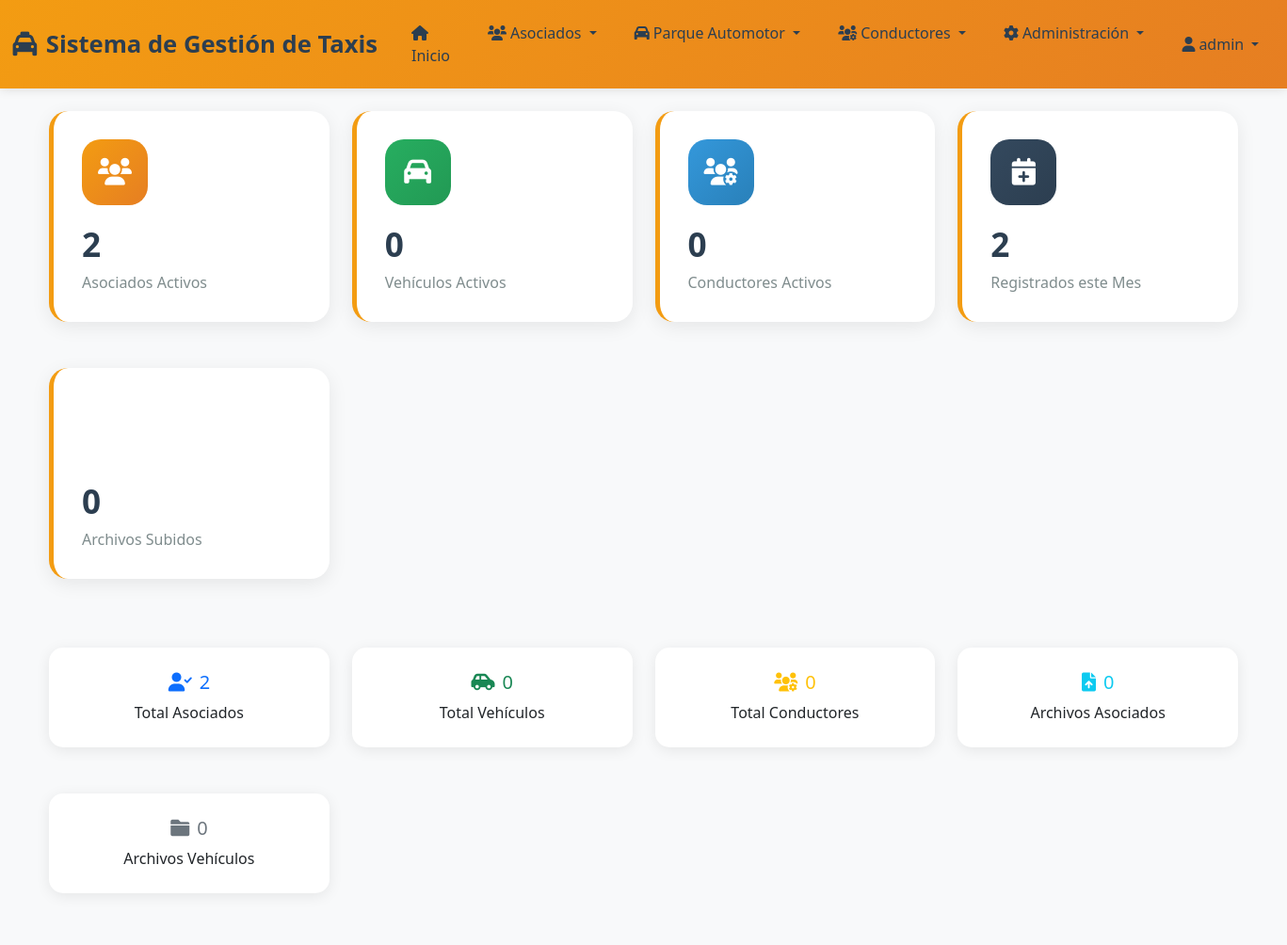
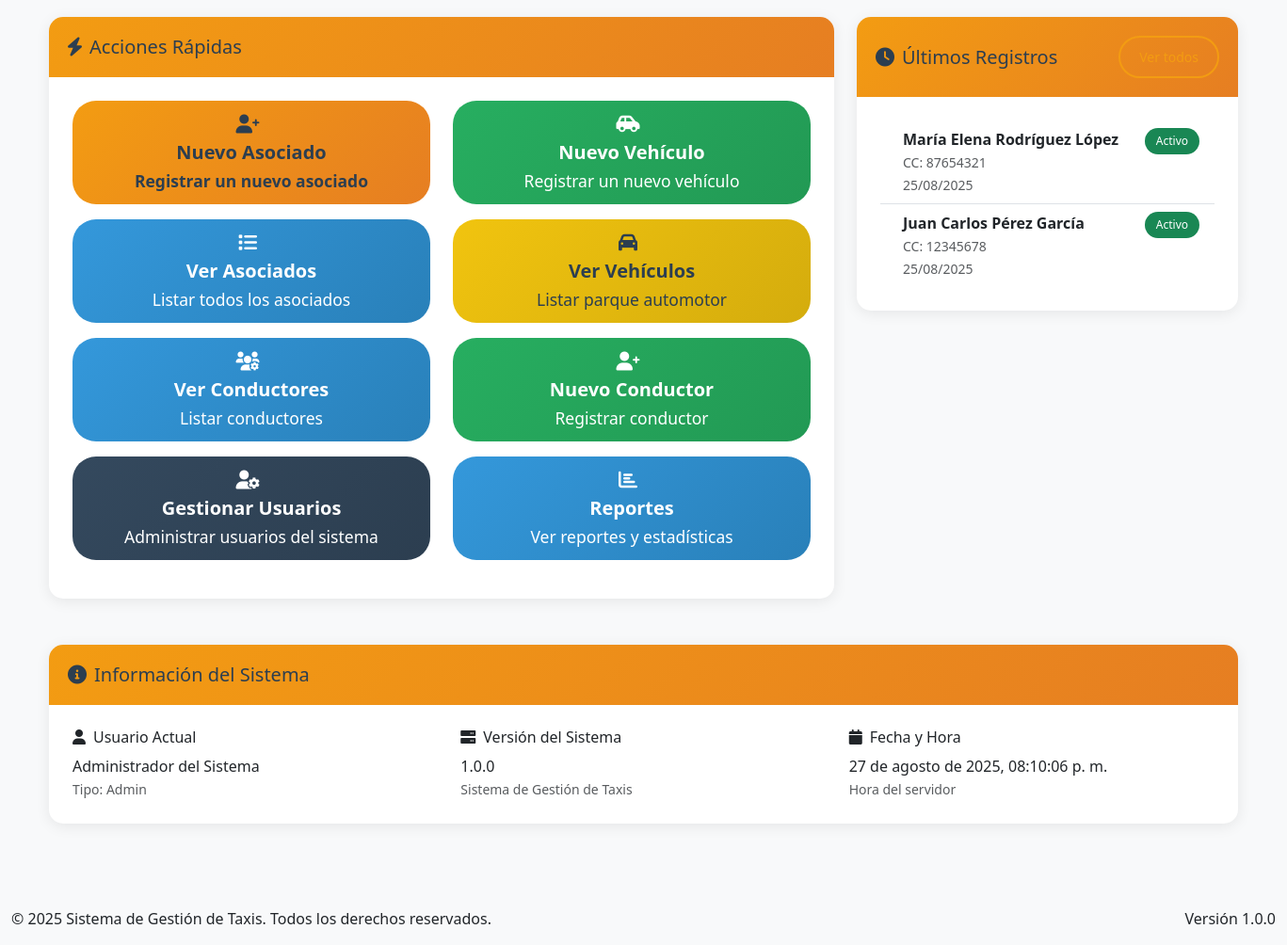
Page /dashboard.php (signed in) on the committed database (2 pictures, top to bottom).
### tables this page shows
CREATE TABLE IF NOT EXISTS `asociados` (
    `id` int(11) NOT NULL AUTO_INCREMENT,
    `cedula` varchar(20) NOT NULL UNIQUE,
    `nombres` varchar(100) NOT NULL,
    `apellidos` varchar(100) NOT NULL,
    `direccion` text,
    `ciudad` varchar(100),
    `telefono1` varchar(20),
    `telefono2` varchar(20),
    `celular` varchar(20),
    `lugar_nacimiento` varchar(100),
    `fecha_nacimiento` date,
    `edad` int(3),
    `rh` varchar(10),
    `estado_civil` enum('soltero','casado','viudo','divorciado','union_libre') DEFAULT 'soltero',
    `fecha_ingreso` date,
    `conyuge` varchar(200),
    `urgencia_avisar` varchar(200),
    `otro_avisar` varchar(200),
    `direccion_avisar` text,
    `telefono_avisar` varchar(20),
    `observaciones` text,
    `placa_carro` varchar(10),
    `marca` varchar(50),
    `modelo` varchar(50),
    `nib` varchar(50),
    `tarjeta_operacion` varchar(50),
    `beneficiario_funebre` varchar(200),
    `beneficiario_auxilio_muerte` varchar(200),
    `email` varchar(100),
    `foto` varchar(255),
    `estado` enum('activo','inactivo') NOT NULL DEFAULT 'activo',
    `fecha_creacion` timestamp NOT NULL DEFAULT CURRENT_TIMESTAMP,
    `fecha_actualizacion` timestamp NOT NULL DEFAULT CURRENT_TIMESTAMP ON UPDATE CURRENT_TIMESTAMP,
    `usuario_creacion` int(11),
    `usuario_actualizacion` int(11),
    PRIMARY KEY (`id`),
    KEY `idx_cedula` (`cedula`),
    KEY `idx_nombres` (`nombres`, `apellidos`),
    KEY `idx_placa` (`placa_carro`),
    KEY `idx_estado` (`estado`),
    FOREIGN KEY (`usuario_creacion`) REFERENCES `usuarios`(`id`) ON DELETE SET NULL,
    FOREIGN KEY (`usuario_actualizacion`) REFERENCES `usuarios`(`id`) ON DELETE SET NULL
);

### config.php (called while the page is built, shortened)
<?php
function isAdmin() {
    return isset($_SESSION['user_type']) && $_SESSION['user_type'] === 'admin';
}
function formatDate($date) {
    return date('d/m/Y', strtotime($date));
}
?>

### dashboard.php (the view, shortened to what this page needs)
<?php
require_once 'config.php';
$stats = [];
$result = $mysqli->query("SELECT COUNT(*) as total FROM asociados WHERE estado = 'activo'");
$stats['asociados_activos'] = $result->fetch_assoc()['total'];
$result = $mysqli->query("SELECT COUNT(*) as total FROM asociados");
$stats['total_asociados'] = $result->fetch_assoc()['total'];
$result = $mysqli->query("SELECT COUNT(*) as total FROM asociados WHERE MONTH(fecha_creacion) = MONTH(CURRENT_DATE()) AND YEAR(fecha_creacion) = YEAR(CURRENT_DATE())");
$stats['asociados_mes'] = $result->fetch_assoc()['total'];
$result = $mysqli->query("SELECT COUNT(*) as total FROM asociados_archivos");
$stats['total_archivos'] = $result->fetch_assoc()['total'];
$result = $mysqli->query("SELECT COUNT(*) as total FROM parque_automotor WHERE estado = 'activo'");
$stats['vehiculos_activos'] = $result->fetch_assoc()['total'];
$result = $mysqli->query("SELECT COUNT(*) as total FROM parque_automotor");
$stats['total_vehiculos'] = $result->fetch_assoc()['total'];
$result = $mysqli->query("SELECT COUNT(*) as total FROM parque_automotor_archivos");
$stats['total_archivos_vehiculos'] = $result->fetch_assoc()['total'];
$result = $mysqli->query("SELECT COUNT(*) as total FROM conductores WHERE estado = 'activo'");
$stats['conductores_activos'] = $result->fetch_assoc()['total'];
$result = $mysqli->query("SELECT COUNT(*) as total FROM conductores");
$stats['total_conductores'] = $result->fetch_assoc()['total'];
$result = $mysqli->query("SELECT COUNT(*) as total FROM conductores_archivos");
$stats['total_archivos_conductores'] = $result->fetch_assoc()['total'];
$ultimos_asociados = $mysqli->query("
    SELECT id, cedula, nombres, apellidos, fecha_creacion, estado
    FROM asociados
    ORDER BY fecha_creacion DESC
    LIMIT 5
");
include 'includes/header.php';
?>
<div class="container-fluid">
    <div class="row mb-4">
        <div class="col-xl-3 col-md-6 mb-4">
            <div class="stats-card">
                <div class="icon primary">
                    <i class="fas fa-users"></i>
                </div>
                <h3><?php echo number_format($stats['asociados_activos']); ?></h3>
                <p>Asociados Activos</p>
            </div>
        </div>
        <div class="col-xl-3 col-md-6 mb-4">
            <div class="stats-card">
                <div class="icon success">
                    <i class="fas fa-car"></i>
                </div>
                <h3><?php echo number_format($stats['vehiculos_activos']); ?></h3>
                <p>Vehículos Activos</p>
            </div>
        </div>
        <div class="col-xl-3 col-md-6 mb-4">
            <div class="stats-card">
                <div class="icon info">
                    <i class="fas fa-users-cog"></i>
                </div>
                <h3><?php echo number_format($stats['conductores_activos']); ?></h3>
                <p>Conductores Activos</p>
            </div>
        </div>
        <div class="col-xl-3 col-md-6 mb-4">
            <div class="stats-card">
                <div class="icon warning">
                    <i class="fas fa-calendar-plus"></i>
                </div>
                <h3><?php echo number_format($stats['asociados_mes']); ?></h3>
                <p>Registrados este Mes</p>
            </div>
        </div>
        <div class="col-xl-3 col-md-6 mb-4">
            <div class="stats-card">
                <div class="icon danger">
                    <i class="fas fa-file-alt"></i>
                </div>
                <h3><?php echo number_format($stats['total_archivos'] + $stats['total_archivos_vehiculos'] + $stats['total_archivos_conductores']); ?></h3>
                <p>Archivos Subidos</p>
            </div>
        </div>
    </div>
    <div class="row mb-4">
        <div class="col-xl-3 col-md-6 mb-4">
            <div class="card text-center">
                <div class="card-body">
                    <h5 class="card-title text-primary">
                        <i class="fas fa-user-check me-2"></i><?php echo number_format($stats['total_asociados']); ?>
                    </h5>
                    <p class="card-text">Total Asociados</p>
                </div>
            </div>
        </div>
        <div class="col-xl-3 col-md-6 mb-4">
            <div class="card text-center">
                <div class="card-body">
                    <h5 class="card-title text-success">
                        <i class="fas fa-car-side me-2"></i><?php echo number_format($stats['total_vehiculos']); ?>
                    </h5>
                    <p class="card-text">Total Vehículos</p>
                </div>
            </div>
        </div>
        <div class="col-xl-3 col-md-6 mb-4">
            <div class="card text-center">
                <div class="card-body">
                    <h5 class="card-title text-warning">
                        <i class="fas fa-users-cog me-2"></i><?php echo number_format($stats['total_conductores']); ?>
                    </h5>
                    <p class="card-text">Total Conductores</p>
                </div>
            </div>
        </div>
        <div class="col-xl-3 col-md-6 mb-4">
            <div class="card text-center">
                <div class="card-body">
                    <h5 class="card-title text-info">
                        <i class="fas fa-file-upload me-2"></i><?php echo number_format($stats['total_archivos']); ?>
                    </h5>
                    <p class="card-text">Archivos Asociados</p>
                </div>
            </div>
        </div>
        <div class="col-xl-3 col-md-6 mb-4">
            <div class="card text-center">
                <div class="card-body">
                    <h5 class="card-title text-secondary">
                        <i class="fas fa-folder me-2"></i><?php echo number_format($stats['total_archivos_vehiculos']); ?>
                    </h5>
                    <p class="card-text">Archivos Vehículos</p>
                </div>
            </div>
        </div>
    </div>
    <div class="row">
        <div class="col-lg-8 mb-4">
            <div class="card">
                <div class="card-header">
                    <h5 class="mb-0">
                        <i class="fas fa-bolt me-2"></i>Acciones Rápidas
                    </h5>
                </div>
                <div class="card-body">
                    <div class="row">
                        <div class="col-md-6 mb-3">
                            <a href="modules/asociados/create.php" class="btn btn-primary btn-lg w-100">
                                <i class="fas fa-user-plus me-2"></i>
                                <div>
                                    <strong>Nuevo Asociado</strong>
                                    <br><small>Registrar un nuevo asociado</small>
                                </div>
                            </a>
                        </div>
                        <div class="col-md-6 mb-3">
                            <a href="modules/parque_automotor/create.php" class="btn btn-success btn-lg w-100">
                                <i class="fas fa-car-side me-2"></i>
                                <div>
                                    <strong>Nuevo Vehículo</strong>
                                    <br><small>Registrar un nuevo vehículo</small>
                                </div>
                            </a>
                        </div>
                        <div class="col-md-6 mb-3">
                            <a href="modules/asociados/index.php" class="btn btn-info btn-lg w-100">
                                <i class="fas fa-list me-2"></i>
                                <div>
                                    <strong>Ver Asociados</strong>
                                    <br><small>Listar todos los asociados</small>
                                </div>
                            </a>
                        </div>
                        <div class="col-md-6 mb-3">
                            <a href="modules/parque_automotor/index.php" class="btn btn-warning btn-lg w-100">
                                <i class="fas fa-car me-2"></i>
                                <div>
                                    <strong>Ver Vehículos</strong>
                                    <br><small>Listar parque automotor</small>
                                </div>
                            </a>
                        </div>
                        <div class="col-md-6 mb-3">
                            <a href="modules/conductores/index.php" class="btn btn-info btn-lg w-100">
                                <i class="fas fa-users-cog me-2"></i>
                                <div>
                                    <strong>Ver Conductores</strong>
                                    <br><small>Listar conductores</small>
                                </div>
                            </a>
                        </div>
                        <div class="col-md-6 mb-3">
                            <a href="modules/conductores/create.php" class="btn btn-success btn-lg w-100">
                                <i class="fas fa-user-plus me-2"></i>
                                <div>
                                    <strong>Nuevo Conductor</strong>
                                    <br><small>Registrar conductor</small>
                                </div>
                            </a>
                        </div>
                        <?php if (isAdmin()): ?>
                        <div class="col-md-6 mb-3">
                            <a href="modules/auth/users.php" class="btn btn-secondary btn-lg w-100">
                                <i class="fas fa-user-cog me-2"></i>
                                <div>
                                    <strong>Gestionar Usuarios</strong>
                                    <br><small>Administrar usuarios del sistema</small>
                                </div>
                            </a>
                        </div>
                        <div class="col-md-6 mb-3">
                            <a href="#" class="btn btn-info btn-lg w-100" onclick="showAlert('Función en desarrollo', 'info')">
                                <i class="fas fa-chart-bar me-2"></i>
                                <div>
                                    <strong>Reportes</strong>
                                    <br><small>Ver reportes y estadísticas</small>
                                </div>
                            </a>
                        </div>
                        <?php endif; ?>
                    </div>
                </div>
            </div>
        </div>
        <div class="col-lg-4 mb-4">
            <div class="card">
                <div class="card-header d-flex justify-content-between align-items-center">
                    <h5 class="mb-0">
                        <i class="fas fa-clock me-2"></i>Últimos Registros
                    </h5>
                    <a href="modules/asociados/index.php" class="btn btn-sm btn-outline-primary">
                    </a>
                </div>
                <div class="card-body">
                    <?php if ($ultimos_asociados->num_rows > 0): ?>
                    <div class="list-group list-group-flush">
                        <?php while ($asociado = $ultimos_asociados->fetch_assoc()): ?>
                        <div class="list-group-item d-flex justify-content-between align-items-start">
                            <div class="ms-2 me-auto">
                                <div class="fw-bold">
                                    <?php echo htmlspecialchars($asociado['nombres'] . ' ' . $asociado['apellidos']); ?>
                                </div>
                                <small class="text-muted">
                                    CC: <?php echo htmlspecialchars($asociado['cedula']); ?>
                                </small>
                                <br>
                                <small class="text-muted">
                                    <?php echo formatDate($asociado['fecha_creacion']); ?>
                                </small>
                            </div>
                            <span class="badge bg-<?php echo $asociado['estado'] === 'activo' ? 'success' : 'secondary'; ?> rounded-pill">
                                <?php echo ucfirst($asociado['estado']); ?>
                            </span>
                        </div>
                        <?php endwhile; ?>
                    </div>
                    <?php endif; ?>
                </div>
            </div>
        </div>
    </div>
    <div class="row">
        <div class="col-12">
            <div class="card">
                <div class="card-header">
                    <h5 class="mb-0">
                        <i class="fas fa-info-circle me-2"></i>Información del Sistema
                    </h5>
                </div>
                <div class="card-body">
                    <div class="row">
                        <div class="col-md-4">
                            <h6><i class="fas fa-user me-2"></i>Usuario Actual</h6>
                            <p class="mb-0"><?php echo htmlspecialchars($_SESSION['nombre_completo']); ?></p>
                            <small class="text-muted">
                                Tipo: <?php echo ucfirst($_SESSION['user_type']); ?>
                            </small>
                        </div>
                        <div class="col-md-4">
                            <h6><i class="fas fa-server me-2"></i>Versión del Sistema</h6>
                            <p class="mb-0"><?php echo APP_VERSION; ?></p>
                            <small class="text-muted">
                                <?php echo APP_NAME; ?>
                            </small>
                        </div>
                        <div class="col-md-4">
                            <h6><i class="fas fa-calendar me-2"></i>Fecha y Hora</h6>
                            <p class="mb-0" id="current-datetime"></p>
                            <small class="text-muted">Hora del servidor</small>
                        </div>
                    </div>
                </div>
            </div>
        </div>
    </div>
</div>
<?php
include 'includes/footer.php';
?>

### rows in the picture
asociados: nombres+apellidos "María Elena Rodríguez López", cedula "87654321", fecha_creacion "25/08/2025", estado "Activo"
asociados: nombres+apellidos "Juan Carlos Pérez García", cedula "12345678", fecha_creacion "25/08/2025", estado "Activo"

### other values in the picture
APP_NAME "Sistema de Gestión de Taxis"
$_SESSION['username'] "admin"
$stats['asociados_activos'] "2"
$stats['vehiculos_activos'] "0"
$stats['conductores_activos'] "0"
$stats['asociados_mes'] "2"
$stats['total_asociados'] "2"
$stats['total_vehiculos'] "0"
$stats['total_conductores'] "0"
$stats['total_archivos'] "0"
$stats['total_archivos_vehiculos'] "0"
$_SESSION['nombre_completo'] "Administrador del Sistema"
$_SESSION['user_type'] "Admin"
APP_VERSION "1.0.0"
